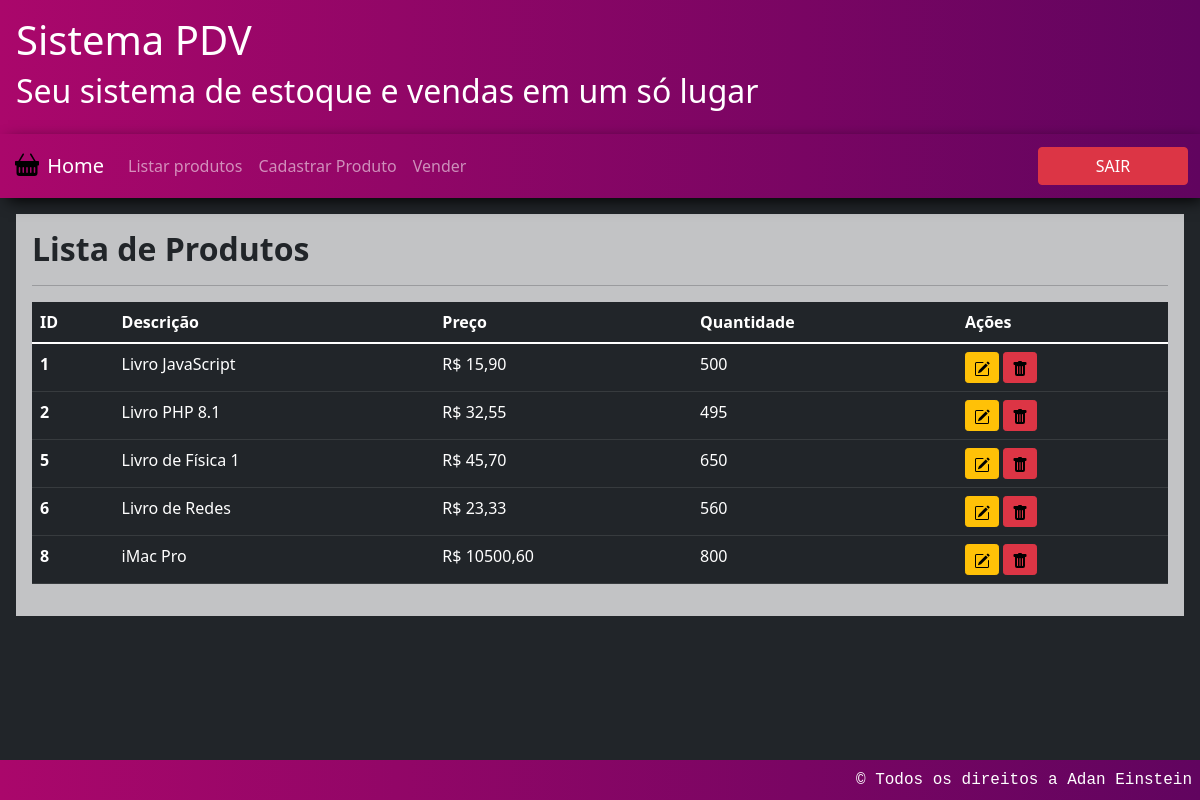
Page /listaDeProdutos.php (signed in) on the committed database.
### tables this page shows
CREATE TABLE `pdv_produtos` (
  `id` int(11) NOT NULL,
  `descricao` varchar(200) DEFAULT NULL,
  `preco` decimal(10,2) DEFAULT NULL,
  `quantidade` int(11) DEFAULT NULL
);

### banco/conexBanco.php (called while the page is built, shortened)
<?php
class DAO
{
    private $host = "localhost";
    private $user = "root";
    private $pass = "";
    private $db = "crudphp";
    private $driver = "mysql";
    private function conexao()
    {
        try {
            $conexao = new PDO("{$this->driver}:host={$this->host};dbname={$this->db}", "{$this->user}", "{$this->pass}");
            return $conexao;
        } catch (PDOException $e) {
            throw new PDOException($e);
        }
    }
    function select($sql, $arrayParams = null, $todos = false)
    {
        try {
            if ($todos) {
                return $this->conexao()->query($sql);
            }
        } catch (Exception $exception) {
            throw new Exception($exception);
        }
    }
}

### includes/layoutListaProdutos.php (the view)
<h2 class="titulo" style="font-weight: bold">
    Lista de Produtos
</h2>
<hr>
<table class="table table-dark">
    <thead>
    <tr>
        <th class="d-md-table-cell d-none" scope="col">ID</th>
        <th scope="col">Descrição</th>
        <th class="d-md-table-cell d-none" scope="col">Preço</th>
        <th scope="col">Quantidade</th>
        <th scope="col">Ações</th>
    </tr>
    </thead>
    <tbody>
    <?php
    $sql = "SELECT * FROM pdv_produtos";
    try {
        $dados = $conexao->select($sql, null, true);
    } catch (Exception $e) {
        header("Location: home.php");
    }
    if ($dados->rowCount() > 0):
        while ($row = $dados->fetch(PDO::FETCH_ASSOC)):
            ?>
            <tr>
                <th class="d-md-table-cell d-none" scope="row"><?php print($row["id"]) ?></th>
                <td><?php print($row["descricao"]) ?></td>
                <td class="d-md-table-cell d-none"><?php print("R$ " . str_replace(".", ",", $row["preco"])) ?></td>
                <td><?php print($row["quantidade"]) ?></td>
                <td>
                    <a class="btn btn-warning
                        btn-sm" href="<?php print("alterarProduto.php?id=" . $row["id"]) ?>">
                        <img src="images/pencil-square.svg" width="16" height="16" alt="edit">
                    </a>
                    <a class="btn btn-danger btn-sm" data-bs-toggle="modal" data-bs-target="#modal"
                       data-bs-whatever="<?php print($row["id"])?>" data-bs-whatever2="<?php print($row["descricao"])?>">
                        <img src="images/trash-fill.svg" width="16" height="16" alt="delete">
                    </a>
                </td>
            </tr>
        <?php
        endwhile;
    endif;
    ?>
    </tbody>
</table>

### includes/header.php (shortened to what this page needs)
<!doctype html>
<html lang="pt-BR">
<head>
    <link href="style/css/bootstrap.min.css" rel="stylesheet">
</head>
<body class="bg-dark vh-100">
    <header class="text-white p-3 vw-100 top-0" style="background: linear-gradient(to right, rgb(170, 7, 107), rgb(97, 4, 95));">
        <h1>Sistema PDV</h1>
        <h2 class="d-md-block d-none">Seu sistema de estoque e vendas em um só lugar</h2>
    </header>

### listaDeProdutos.php (shortened to what this page needs)
<?php
include_once "includes/header.php";
require_once 'banco/conexBanco.php';
$conexao = new DAO();
?>
<?php if (isset($_SESSION["usuario"])):
    include_once "includes/nav.php";
    ?>
<main class="bg-light bg-opacity-75 p-md-3 p-2 m-md-3 my-3">
    <?php include_once "includes/layoutListaProdutos.php" ?>
</main>
<?php
else:
    include_once "includes/notfound.php";
endif;
include_once "includes/footer.php"
?>

### includes/nav.php (shortened to what this page needs)
<nav class="navbar navbar-expand-lg navbar-dark"
     style="background: linear-gradient(to right, rgb(170, 7, 107), rgb(97, 4, 95)); box-shadow: 5px 5px 15px -3px #000000;">
    <div class="container-fluid">
        <a class="navbar-brand" href="home.php">
            <img src="./images/basket-fill.svg" alt="" width="30" height="24"
                 class="d-inline-block align-text-top">
            Home
        </a>
        <?php if(isset($_SESSION["usuario"])):?>
        <div class="collapse navbar-collapse" id="navbarNavDropdown">
            <ul class="navbar-nav">
                <li class="nav-item">
                    <a href="listaDeProdutos.php" class="nav-link my-1">Listar produtos</a>
                </li>
                <li class="nav-item">
                    <a href="cadastroProduto.php" class="nav-link my-1">Cadastrar Produto</a>
                </li>
                <li class="nav-item">
                    <a href="venderProdutos.php" class="nav-link my-1">Vender</a>
                </li>
            </ul>
        </div>
        <?php endif;?>
        <div class="d-lg-block d-none">
            <a class="btn btn-danger fw-lighter" style="width: 150px" href="index.php">SAIR</a>
        </div>
    </div>
</nav>

### includes/footer.php (shortened to what this page needs)
    <footer class="text-white text-end vw-100 p-2 position-fixed bottom-0" style="background: linear-gradient(to right, rgb(170, 7, 107), rgb(97, 4, 95));">
        <span class="font-monospace d-sm-block d-none">&copy; Todos os direitos a Adan Einstein</span>
    </footer>
</body>
</html>

### rows in the picture
pdv_produtos: id "1", descricao "Livro JavaScript", preco "15,90", quantidade "500"
pdv_produtos: id "2", descricao "Livro PHP 8.1", preco "32,55", quantidade "495"
pdv_produtos: id "5", descricao "Livro de Física 1", preco "45,70", quantidade "650"
pdv_produtos: id "6", descricao "Livro de Redes", preco "23,33", quantidade "560"
pdv_produtos: id "8", descricao "iMac Pro", preco "10500,60", quantidade "800"
